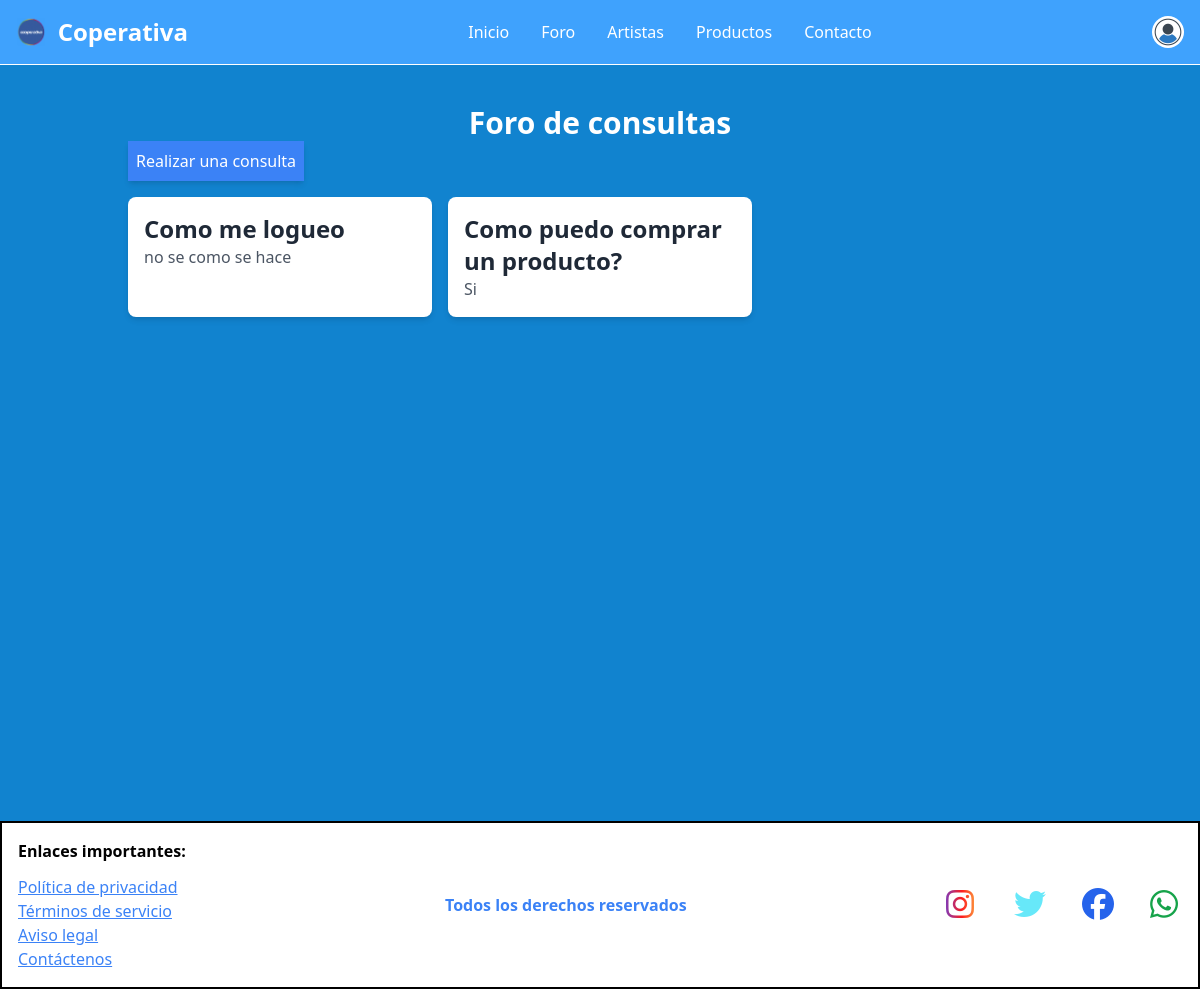
Page /foro (signed in) on the committed database.
### core/models.py (models this page shows, shortened)
class Foro(models.Model):
    Nombre = models.CharField(max_length=50)
    Descripcion = models.CharField(max_length=1000)

### core/views.py (the view)
# urls.py: path('foro', foro, name='foro'),
def foro(request):
    foros = Foro.objects.all()
    aux = {
        'lista': foros
    }
    return render(request, 'core/pages/foro.html', aux)

### core/templates/core/pages/foro.html (shortened to what this page needs)
{% extends 'core/layouts/base.html' %}
{% load static %}
{% block contenido %}
<div class="container mx-auto px-10 min-h-[86%]">
    <div>
        <p class="text-3xl font-bold text-center text-white">Foro de consultas</p>
    </div>
    {% if user.is_authenticated %}
    <div>
        <button class="btn bg-blue-500 text-white p-2 shadow-md transition ease-in-out delay-150  hover:-translate-y-1 hover:scale-110 duration-300"><a href="{% url 'agregar_foro' %}">Realizar una consulta</a></button>
    </div>
    {% endif %}
    <div class="grid grid-cols-1 md:grid-cols-2 lg:grid-cols-3 gap-4 mt-4">
        {% for aux in lista %}
            {% include 'core/components/card-foro.html' %}
        {% endfor %}
    </div>
</div>
{% endblock %}

### core/templates/core/components/card-foro.html
{% load static %}
<div
    class="bg-white p-4 rounded-lg shadow-md transition ease-in-out delay-150  hover:-translate-y-1 hover:scale-110 duration-300">
    <h2 class="text-2xl font-bold text-gray-800">{{aux.Nombre}}</h2>
    <p class="text-gray-600">{{aux.Descripcion}}</p>
</div>

### rows in the picture
Foro: Nombre "Como me logueo", Descripcion "no se como se hace"
Foro: Nombre "Como puedo comprar un producto?", Descripcion "Si"
